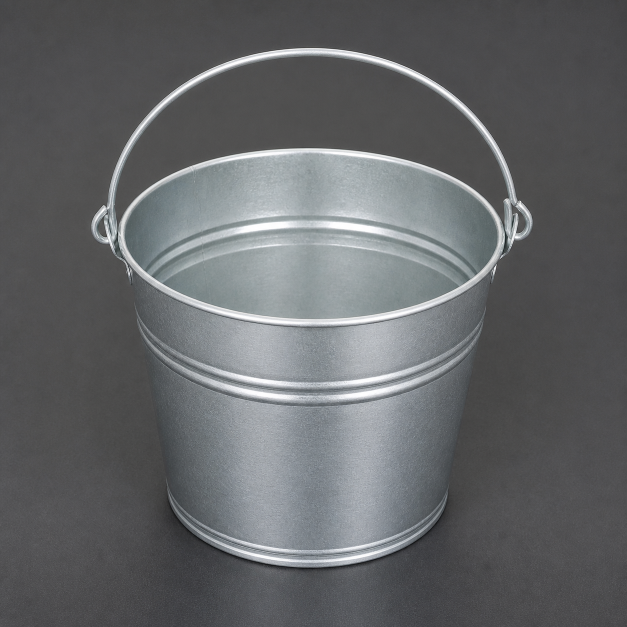
#> input picture analisSurface/backend/test_data/bucket_learning/source_generated_bucket.png, 1254 x 1254 px (shown at 1/2 size)
$ python validate_varied_defect_learning.py   (older library calls are emulated)
#> lines starting #> are read from the running program, lines starting #| are printed output that depends on the picture
### analisSurface/backend/app/services/inspection_service.py
import base64
import copy
import json
import logging
import os
import queue
import threading
import time
import uuid
from datetime import datetime, timezone
from functools import lru_cache
from io import BytesIO
from pathlib import Path
from typing import Dict, List, Optional, Tuple

import cv2
import numpy as np
from PIL import Image

from app.runtime import get_application_id
from app.file_logging import log_analysis_stage
from app.services.analysis_settings import AnalysisSettings
from app.services.analysis_settings_presets import DEFAULT_STRENGTHS, expand_merged, normalize_strengths
from app.services.inspection_geometry import (
    PerspectiveLine,
    combine_region_masks,
    mask_to_polygon,
    polygon_area,
    polygon_bbox_from_norm_points,
    polygon_mask_from_norm_points,
    perspective_roi_far_weights,
    padded_bbox_polygon,
    validate_polygon_inside_parent,
    validate_perspective_line,
    validate_polygon_points,
)
from app.services.inspection_models import FPZone, FPZoneScore, InspectionResult, RoiSubZone, RoiSubZoneScore
from app.services.learned_normals import (
    AcceptedNormalMemory,
    InspectionReviewStore,
    decode_review_arrays,
    extract_defect_candidates,
    filter_review_candidates,
    reference_fingerprint,
)


logger = logging.getLogger(__name__)

_FP_CROP_MIN = 64
# Conservative perspective compensation for the fixed, inverted-bucket camera
# layout.  It is deliberately kept local to the full-frame difference map: FP
# mini-etalon crops must retain their original score semantics.
_VERTICAL_COMPENSATION_MAX_GAIN = 1.20
_VERTICAL_COMPENSATION_ACTIVE_HEIGHT = 0.75
_FAR_EDGE_ACTIVE_ROI_HEIGHT = 0.35

# Smooth illumination changes keep local texture and gradients, unlike a real
# scratch/tear. Suppress them conservatively before structural defect boosts.
_ILLUMINATION_MIN_SHIFT = 6.0
_ILLUMINATION_FULL_SHIFT = 22.0
_ILLUMINATION_DETAIL_SCALE = 18.0
_ILLUMINATION_GRADIENT_SCALE = 32.0
_ILLUMINATION_LOCAL_MAX_SUPPRESSION = 0.30
_ILLUMINATION_BROAD_MAX_SUPPRESSION = 0.75

# These kernels are read-only inputs to OpenCV. Reusing them avoids allocating
# the same arrays for every frame in every inspection worker.
_LOCAL_ENVELOPE_KERNEL = np.ones((5, 5), dtype=np.uint8)
_THIN_DEFECT_KERNEL = np.ones((15, 15), dtype=np.uint8)
_EDGE_ZONE_KERNEL = np.ones((3, 3), dtype=np.uint8)


# [26 lines left out: functions _cached_vertical_compensation_gain, _gaussian_similarity, not called in this run]


class _DeferredLearningReviewWriter:
    """Bounded, best-effort writer kept off the production verdict path."""

    # [50 lines left out: functions __init__, submit, _run, not called in this run]


class InspectionService:
    """Ядро инспекции: выравнивание, diff, детекция аномалий, FP мини-эталоны, вердикт.

    Публичная точка входа для анализа — inspect_frame().
    CRUD по ROI/зонам и загрузка JSON вынесены в отдельные методы без алгоритмической логики.
    """
    def __init__(
        self,
        learned_normals_dir: Optional[Path] = None,
        review_limit: Optional[int] = None,
        reviews_dir: Optional[Path] = None,
        session_wipe: bool = True,
        learned_normals_session_wipe: Optional[bool] = None,
    ) -> None:
        self.references: Dict[str, np.ndarray] = {}
        self._reference_hashes: Dict[str, str] = {}
        self._ref_orb_cache: Dict[str, Tuple[list, Optional[np.ndarray]]] = {}
        self.roi_polygons: Dict[str, list[Tuple[float, float]]] = {}
        self.perspective_lines: Dict[str, PerspectiveLine] = {}
        self.roi_sub_zones: Dict[str, list[RoiSubZone]] = {}
        self._roi_sub_zones_file = Path(__file__).resolve().parent.parent / "data" / "roi_sub_zones.json"
        self._analysis_settings_file = Path(__file__).resolve().parent.parent / "data" / "analysis_settings.json"
        self._analysis_settings_overrides: Dict[str, dict[str, object]] = {}
        self._analysis_settings_simple_knobs: Dict[str, dict[str, object]] = {}
        self._analysis_settings_detailed_knobs: Dict[str, dict[str, object]] = {}
        self._analysis_settings_lock = threading.Lock()
        self._product_locks_guard = threading.Lock()
        self._product_locks: Dict[str, threading.RLock] = {}
        self._feature_lock = threading.Lock()
        self._analysis_settings_mtime_ns = -1
        self._orb = cv2.ORB_create(nfeatures=1800)
        self._matcher = cv2.BFMatcher(cv2.NORM_HAMMING, crossCheck=False)
        self._fp_zones_file = Path(__file__).resolve().parent.parent / "data" / "fp_zones.json"
        self._fp_crops_dir = Path(__file__).resolve().parent.parent / "data" / "fp_zone_crops"
        self.fp_zones: Dict[str, list[FPZone]] = {}
        self._fp_zones_lock = threading.RLock()
        self._fp_zones_generation: Optional[str] = None
        self._last_diff_maps: Dict[str, np.ndarray] = {}
        self._last_segmentation_masks: Dict[str, np.ndarray] = {}
        self._last_aligned: Dict[str, np.ndarray] = {}
        self._last_aligned_ref_hash: Dict[str, str] = {}
        data_dir = Path(__file__).resolve().parent.parent / "data"
        self._accepted_normals = AcceptedNormalMemory(
            learned_normals_dir if learned_normals_dir is not None else data_dir / "accepted_normals",
            session_wipe=session_wipe if learned_normals_session_wipe is None else learned_normals_session_wipe,
        )
        self._learning_reviews = InspectionReviewStore(
            max_items=review_limit,
            storage_dir=reviews_dir if reviews_dir is not None else data_dir / "learning_reviews",
            session_wipe=session_wipe,
        )
        self._deferred_learning_reviews = _DeferredLearningReviewWriter(self._learning_reviews)

        self._anomaly_engine = None
        self._load_anomalib_engine()
        self._load_fp_zones()
        self._load_roi_sub_zones()
        self._load_analysis_settings()
        self._stamp_analysis_settings_mtime()

    # [23 lines left out: functions _load_anomalib_engine, set_reference, set_reference_frame, not called in this run]

    def _product_lock(self, product_type: str) -> threading.RLock:
        with self._product_locks_guard:
            return self._product_locks.setdefault(product_type, threading.RLock())

    def get_reference(self, product_type: str) -> Optional[np.ndarray]:
        return self.references.get(product_type)

    # [23 lines left out: function clear_inspection_context, not called in this run]

    def list_learning_reviews(self, product_type: Optional[str] = None) -> list[dict]:
        return self._learning_reviews.list(product_type=product_type)

    def get_learning_review(self, inspection_id: str) -> Optional[dict]:
        review = self._learning_reviews.get(inspection_id)
        return review.details() if review is not None else None

    # [8 lines left out: function get_learning_review_image, not called in this run]

    def list_accepted_normal_cases(self, product_type: Optional[str] = None) -> list[dict]:
        return self._accepted_normals.list(product_type=product_type)

    def get_accepted_normal_case_image(self, case_id: str) -> Optional[tuple[bytes, str]]:
        return self._accepted_normals.image(case_id)

    # [128 lines left out: functions delete_accepted_normal_case, delete_all_accepted_normal_cases, accept_review_defect_as_normal, accept_all_review_defects_as_normal, not called in this run]

    def accept_review_all_as_normal(self, inspection_id: str, note: str = "") -> dict:
        return self.accept_all_review_defects_as_normal(inspection_id, note)

    # [59 lines left out: function _review_counterfactual, not called in this run]

    def set_roi_polygon(self, product_type: str, points: list[Tuple[float, float]]) -> None:
        with self._product_lock(product_type):
            self.roi_polygons[product_type] = validate_polygon_points(points, "ROI polygon")

    def get_roi_polygon(self, product_type: str) -> Optional[list[Tuple[float, float]]]:
        return self.roi_polygons.get(product_type)

    # [11 lines left out: function set_perspective_line, not called in this run]

    def get_perspective_line(self, product_type: str) -> Optional[PerspectiveLine]:
        return self.perspective_lines.get(product_type)

    def get_roi_sub_zones(self, product_type: str) -> list[RoiSubZone]:
        return list(self.roi_sub_zones.get(product_type, []))

    # [67 lines left out: functions add_roi_sub_zone, update_roi_sub_zone, delete_roi_sub_zone, get_analysis_settings, not called in this run]

    def get_analysis_settings_overrides(self, analysis_profile: str) -> dict[str, object]:
        self._reload_analysis_settings_if_stale()
        return dict(self._resolve_analysis_settings_overrides(analysis_profile))

    # [37 lines left out: functions _resolve_analysis_settings_overrides, update_analysis_settings, reset_analysis_settings, not called in this run]

    def get_simple_knobs(self, analysis_profile: str) -> dict[str, object] | None:
        self._reload_analysis_settings_if_stale()
        return self._resolve_analysis_settings_knobs(self._analysis_settings_simple_knobs, analysis_profile)

    def get_detailed_knobs(self, analysis_profile: str) -> dict[str, object] | None:
        self._reload_analysis_settings_if_stale()
        return self._resolve_analysis_settings_knobs(self._analysis_settings_detailed_knobs, analysis_profile)

    # [17 lines left out: function _resolve_analysis_settings_knobs, not called in this run]

    def get_strengths_for_profile(self, analysis_profile: str) -> dict[str, float]:
        return normalize_strengths(self.get_detailed_knobs(analysis_profile))

    # [961 lines left out: functions expand_settings_for_profile, apply_simple_settings, apply_detailed_settings, add_fp_zone, _add_fp_zones_from_candidates, _delete_fp_zones_for_source and 14 more, not called in this run]

    def _stamp_analysis_settings_mtime(self) -> None:
        self._analysis_settings_mtime_ns = self._analysis_settings_file_mtime_ns()

    # [115 lines left out: functions _reload_analysis_settings_if_stale, _save_analysis_settings, _load_roi_sub_zones, _save_roi_sub_zones, _load_fp_zones, not called in this run]

    def _fp_zones_generation_file(self) -> Path:
        return self._fp_zones_file.with_suffix(".generation")

    # [42 lines left out: functions _read_fp_zones_generation, _refresh_fp_zones_if_changed, _save_fp_zones, not called in this run]

    def _fp_crop_path(self, zone_id: str) -> Path:
        return self._fp_crops_dir / f"{zone_id}.png"

    # [545 lines left out: functions _load_fp_crop, _save_fp_crop, _delete_fp_crop_file, _clear_fp_crop_files, _measure_zone_activity, _activity_score and 12 more, not called in this run]

    def encode_image_b64(self, image: np.ndarray) -> str:
        return self._encode_image(image)

    # [894 lines left out: functions _encode_image, _update_ref_orb_cache, _get_ref_orb, _align_to_reference, _downscale_aligned_pair, _use_fixed_frame and 14 more, not called in this run]

### analisSurface/backend/scripts/validate_varied_defect_learning.py
"""Проверить обучаемые исключения на разных формах и размерах дефектов.

Скрипт не меняет настройки инспекции. Он рисует детерминированные дефекты на
одном чистом изображении изделия, по очереди сохраняет каждую форму как норму
и строит матрицу: та же форма должна исключаться, другая — оставлять БРАК.
"""

from __future__ import annotations

import argparse
import csv
import json
import shutil
import sys
from dataclasses import dataclass
from pathlib import Path
from typing import Callable

import cv2
import numpy as np


BACKEND_DIR = Path(__file__).resolve().parents[1]
if str(BACKEND_DIR) not in sys.path:
    sys.path.insert(0, str(BACKEND_DIR))

from app.services.inspection_service import InspectionService  # noqa: E402


IDENTITY_H = [1.0, 0.0, 0.0, 0.0, 1.0, 0.0, 0.0, 0.0, 1.0]
CORE_COLOR = (25, 48, 78)
LIGHT_COLOR = (72, 88, 105)


@dataclass(frozen=True)
class DefectFamily:
    name: str
    label: str
    draw: Callable[[np.ndarray, tuple[int, int], float, tuple[int, int, int]], None]


def _scaled_points(
    center: tuple[int, int],
    points: list[tuple[float, float]],
    scale: float,
) -> np.ndarray:
    cx, cy = center
    return np.asarray(
        [(round(cx + x * scale), round(cy + y * scale)) for x, y in points],
        dtype=np.int32,
    )


def _stroke(
    image: np.ndarray,
    points: np.ndarray,
    scale: float,
    color: tuple[int, int, int],
    *,
    closed: bool = False,
    thickness: int = 4,
) -> None:
    width = max(1, round(thickness * max(0.55, scale)))
    halo = tuple(min(255, channel + 28) for channel in color)
    cv2.polylines(image, [points], closed, halo, width + 3, cv2.LINE_AA)
    cv2.polylines(image, [points], closed, color, width, cv2.LINE_AA)


def draw_circle(image: np.ndarray, center: tuple[int, int], scale: float, color: tuple[int, int, int]) -> None:
    radius = max(2, round(18 * scale))
    halo = tuple(min(255, channel + 28) for channel in color)
    cv2.circle(image, center, radius + 3, halo, -1, cv2.LINE_AA)
    cv2.circle(image, center, radius, color, -1, cv2.LINE_AA)


def draw_ellipse(image: np.ndarray, center: tuple[int, int], scale: float, color: tuple[int, int, int]) -> None:
    axes = (max(3, round(31 * scale)), max(2, round(13 * scale)))
    halo = tuple(min(255, channel + 28) for channel in color)
    cv2.ellipse(image, center, (axes[0] + 3, axes[1] + 3), -18, 0, 360, halo, -1, cv2.LINE_AA)
    cv2.ellipse(image, center, axes, -18, 0, 360, color, -1, cv2.LINE_AA)


def draw_rectangle_chip(
    image: np.ndarray,
    center: tuple[int, int],
    scale: float,
    color: tuple[int, int, int],
) -> None:
    box = cv2.boxPoints((center, (44 * scale, 23 * scale), 12)).astype(np.int32)
    halo = tuple(min(255, channel + 28) for channel in color)
    cv2.polylines(image, [box], True, halo, max(5, round(8 * scale)), cv2.LINE_AA)
    cv2.fillPoly(image, [box], color, cv2.LINE_AA)


def draw_triangle_chip(
    image: np.ndarray,
    center: tuple[int, int],
    scale: float,
    color: tuple[int, int, int],
) -> None:
    points = _scaled_points(center, [(-25, 18), (2, -24), (28, 20)], scale)
    halo = tuple(min(255, channel + 28) for channel in color)
    cv2.polylines(image, [points], True, halo, max(5, round(8 * scale)), cv2.LINE_AA)
    cv2.fillPoly(image, [points], color, cv2.LINE_AA)


def draw_irregular_blob(
    image: np.ndarray,
    center: tuple[int, int],
    scale: float,
    color: tuple[int, int, int],
) -> None:
    points = _scaled_points(
        center,
        [(-28, -4), (-15, -22), (4, -17), (25, -25), (31, -2), (18, 19), (-2, 25), (-23, 15)],
        scale,
    )
    halo = tuple(min(255, channel + 28) for channel in color)
    cv2.polylines(image, [points], True, halo, max(5, round(8 * scale)), cv2.LINE_AA)
    cv2.fillPoly(image, [points], color, cv2.LINE_AA)


def draw_horizontal_scratch(
    image: np.ndarray,
    center: tuple[int, int],
    scale: float,
    color: tuple[int, int, int],
) -> None:
    points = _scaled_points(center, [(-48, 2), (-18, -2), (12, 3), (49, -1)], scale)
    _stroke(image, points, scale, color, thickness=4)


def draw_vertical_scratch(
    image: np.ndarray,
    center: tuple[int, int],
    scale: float,
    color: tuple[int, int, int],
) -> None:
    points = _scaled_points(center, [(1, -50), (-2, -20), (3, 12), (-1, 51)], scale)
    _stroke(image, points, scale, color, thickness=4)


def draw_diagonal_scratch(
    image: np.ndarray,
    center: tuple[int, int],
    scale: float,
    color: tuple[int, int, int],
) -> None:
    points = _scaled_points(center, [(-42, -35), (-17, -13), (13, 9), (43, 36)], scale)
    _stroke(image, points, scale, color, thickness=4)


def draw_zigzag_crack(
    image: np.ndarray,
    center: tuple[int, int],
    scale: float,
    color: tuple[int, int, int],
) -> None:
    points = _scaled_points(center, [(-42, -35), (-18, -17), (-30, 1), (2, 11), (-8, 32), (38, 39)], scale)
    _stroke(image, points, scale, color, thickness=4)


def draw_arc(image: np.ndarray, center: tuple[int, int], scale: float, color: tuple[int, int, int]) -> None:
    axes = (max(5, round(35 * scale)), max(4, round(24 * scale)))
    width = max(1, round(4 * max(0.55, scale)))
    halo = tuple(min(255, channel + 28) for channel in color)
    cv2.ellipse(image, center, axes, 10, 25, 285, halo, width + 3, cv2.LINE_AA)
    cv2.ellipse(image, center, axes, 10, 25, 285, color, width, cv2.LINE_AA)


def draw_x_scratch(
    image: np.ndarray,
    center: tuple[int, int],
    scale: float,
    color: tuple[int, int, int],
) -> None:
    first = _scaled_points(center, [(-31, -31), (31, 31)], scale)
    second = _scaled_points(center, [(31, -31), (-31, 31)], scale)
    _stroke(image, first, scale, color, thickness=4)
    _stroke(image, second, scale, color, thickness=4)


def draw_dot_cluster(
    image: np.ndarray,
    center: tuple[int, int],
    scale: float,
    color: tuple[int, int, int],
) -> None:
    offsets = [(-24, -12), (-10, 7), (2, -10), (14, 9), (27, -5), (1, 20)]
    halo = tuple(min(255, channel + 28) for channel in color)
    for index, (dx, dy) in enumerate(offsets):
        point = (round(center[0] + dx * scale), round(center[1] + dy * scale))
        radius = max(1, round((3 + index % 2) * max(0.6, scale)))
        cv2.circle(image, point, radius + 2, halo, -1, cv2.LINE_AA)
        cv2.circle(image, point, radius, color, -1, cv2.LINE_AA)


FAMILIES = [
    DefectFamily("circle", "Круглое пятно", draw_circle),
    DefectFamily("ellipse", "Овальная вмятина", draw_ellipse),
    DefectFamily("rectangle_chip", "Прямоугольный скол", draw_rectangle_chip),
    DefectFamily("triangle_chip", "Треугольный скол", draw_triangle_chip),
    DefectFamily("irregular_blob", "Неровное пятно", draw_irregular_blob),
    DefectFamily("horizontal_scratch", "Горизонтальная царапина", draw_horizontal_scratch),
    DefectFamily("vertical_scratch", "Вертикальная царапина", draw_vertical_scratch),
    DefectFamily("diagonal_scratch", "Диагональная царапина", draw_diagonal_scratch),
    DefectFamily("zigzag_crack", "Ломаная трещина", draw_zigzag_crack),
    DefectFamily("arc", "Дугообразная царапина", draw_arc),
    DefectFamily("x_scratch", "X-образная царапина", draw_x_scratch),
    DefectFamily("dot_cluster", "Россыпь точек", draw_dot_cluster),
]


def parse_args() -> argparse.Namespace:
    parser = argparse.ArgumentParser(description=__doc__)
    parser.add_argument(
        "--source",
        type=Path,
        default=BACKEND_DIR / "test_data" / "bucket_learning" / "source_generated_bucket.png",
    )
    parser.add_argument(
        "--output-dir",
        type=Path,
        default=BACKEND_DIR / "test_data" / "varied_defect_learning",
    )
    parser.add_argument("--threshold", type=float, default=0.25)
    parser.add_argument("--size", type=int, default=640)
    return parser.parse_args()


def make_frame(
    reference: np.ndarray,
    family: DefectFamily,
    *,
    center: tuple[int, int],
    scale: float = 1.0,
    color: tuple[int, int, int] = CORE_COLOR,
    second_center: tuple[int, int] | None = None,
) -> np.ndarray:
    frame = reference.copy()
    family.draw(frame, center, scale, color)
    if second_center is not None:
        family.draw(frame, second_center, scale * 0.82, color)
    return frame


def write_image(path: Path, image: np.ndarray) -> None:
    if not cv2.imwrite(str(path), image):
        raise RuntimeError(f"Could not write image: {path}")


# [56 lines left out: functions build_contact_sheet, inspect_with_diagnostics, not called in this run]


def main() -> int:
    args = parse_args()
    source = args.source.resolve()
    output_dir = args.output_dir.resolve()
    output_dir.mkdir(parents=True, exist_ok=True)
    original = cv2.imread(str(source), cv2.IMREAD_COLOR)
#> original is the input picture: shape (1254, 1254, 3); mean B, G, R 104, 102, 100
    if original is None:
        raise SystemExit(f"Source image not found or invalid: {source}")
    reference = cv2.resize(original, (args.size, args.size), interpolation=cv2.INTER_AREA)
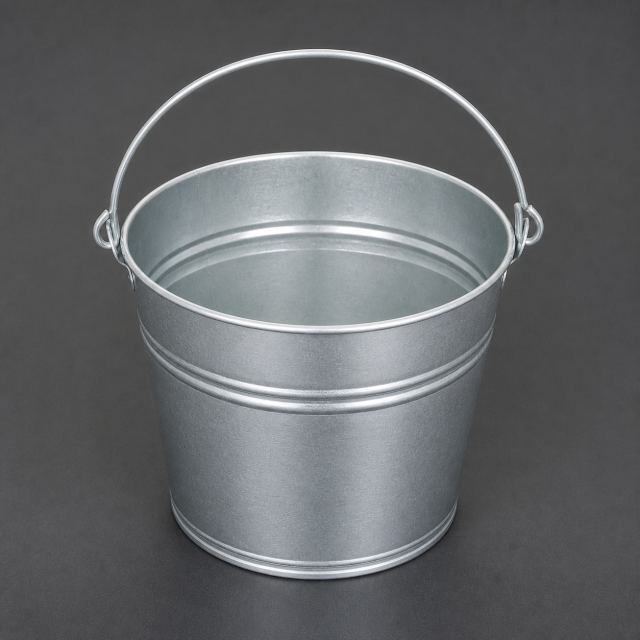
#> reference: shape (640, 640, 3); mean B, G, R 104, 102, 100
    write_image(output_dir / "reference.png", reference)

    center_seed = (285, 420)
    # Похожий дефект остаётся в локальной окрестности сохранённого места.
    # Более дальний перенос теперь намеренно не является допустимой нормой.
    center_shift = (350, 450)
    image_entries: list[tuple[str, str]] = [("reference.png", "reference")]
    variants_by_family: dict[str, dict[str, np.ndarray]] = {}
    for family in FAMILIES:
        variants = {
            "seed": make_frame(reference, family, center=center_seed),
            "shift": make_frame(reference, family, center=center_shift),
            "small_70": make_frame(reference, family, center=center_shift, scale=0.70),
            "small_45": make_frame(reference, family, center=center_shift, scale=0.45),
            "lighter": make_frame(reference, family, center=center_shift, scale=0.90, color=LIGHT_COLOR),
            "two": make_frame(
                reference,
                family,
                center=(245, 395),
                second_center=(335, 455),
                scale=0.68,
            ),
            "large_145": make_frame(reference, family, center=center_shift, scale=1.45),
        }
        variants_by_family[family.name] = variants
        for variant_name, frame in variants.items():
            filename = f"{family.name}__{variant_name}.png"
            write_image(output_dir / filename, frame)
            image_entries.append((filename, f"{family.name}/{variant_name}"))
#> this loop made 12 passes
#> pass 1, in write_image (call 2), `if not cv2.imwrite(str(path), image):`:
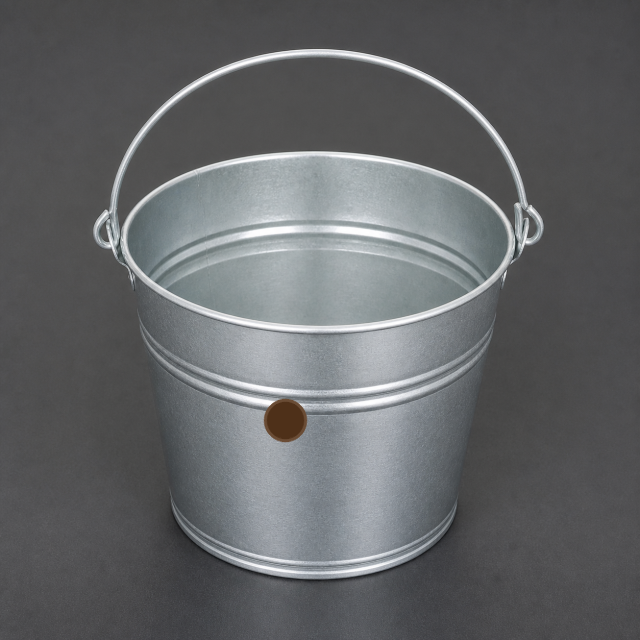
#> saved as circle__seed.png: shape (640, 640, 3); mean B, G, R 103.5, 101.6, 99.8
#> after the loop, image_entries = 85 items; variants_by_family = 12 items

    runtime_dir = output_dir / ".runtime_norms"
    if runtime_dir.exists():
        if runtime_dir.parent != output_dir or runtime_dir.name != ".runtime_norms":
            raise RuntimeError(f"Refusing to remove unexpected directory: {runtime_dir}")
        shutil.rmtree(runtime_dir)

    service = InspectionService(
        learned_normals_dir=runtime_dir,
        reviews_dir=runtime_dir / "reviews",
        review_limit=100,
    )
#> (the rest of the program and of its run is left out)
